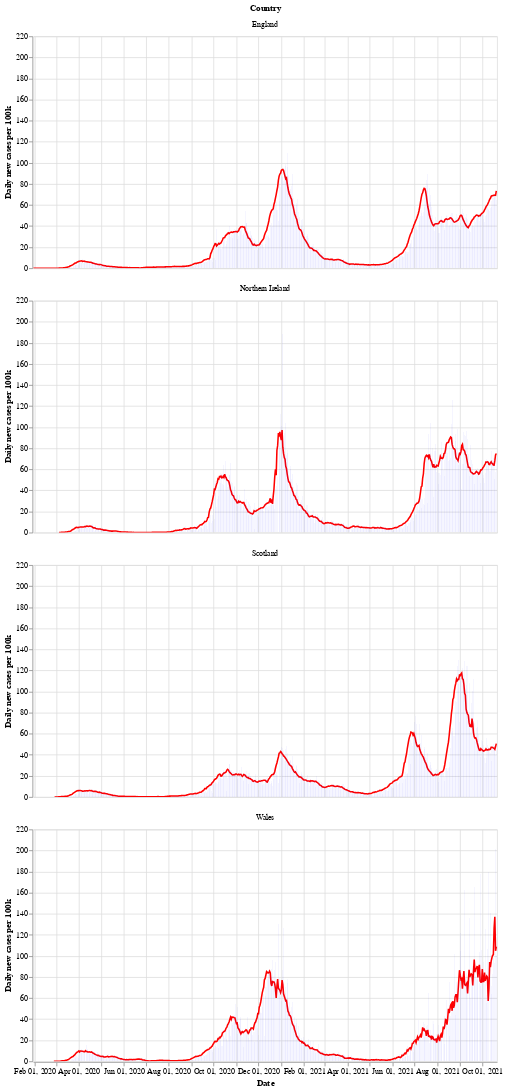

Here is the notebook cell this chart was saved with:
### Markdown cell above
Next is a bar chart of the number of new cases in each country (per 100k population), with the 7 day moving average of cases. Again we see that Wales saw a longer period of raising and falling cases compared to the other countries.

After a period of cases falling, each nation is now seeing a rise in the number of cases - especially in Wales.

### Code cell
# collapse
bars = alt.Chart(uk_cases).mark_bar().encode(
    x=alt.X("yearmonthdate(date):T", axis=alt.Axis(title='Date')),
    y=alt.Y("newCasesRate:Q", axis=alt.Axis(title='Daily new cases per 100k')),
    tooltip='newCasesRate',
    color=alt.condition(
        alt.datum.dailyChange > 0,
        alt.value("orange"),  # The positive color
        alt.value("blue")  # The negative color
    )
).properties(title='New cases per 100k population with rolling 7 day average', width=600).interactive()
line = alt.Chart(uk_cases).mark_line(
    color='red',
    size=2,
).transform_window(
    rolling_mean='mean(newCasesRate)',
    frame=[0, 7],
    groupby=['areaName']
).encode(
    x='yearmonthdate(date):T',
    y='rolling_mean:Q'
)
alt.layer(line, bars, data=uk_cases).facet(alt.Row('areaName', title='Country'), columns=1)

### Figure 1 — Vega-Lite specification as saved in the notebook (floating-point values rounded to 4 significant figures; data arrays with more than 128 entries replaced by an {"elided": "..."} marker saying what was removed)
{"config": {"view": {"continuousWidth": 400, "continuousHeight": 300}}, "data": {"name": "data-050a93c842a65df92e46a7d36fe6da97"}, "facet": {"type": "nominal", "field": "areaName", "title": "Country"}, "spec": {"layer": [{"mark": {"type": "line", "color": "red", "size": 2}, "encoding": {"x": {"type": "temporal", "field": "date", "timeUnit": "yearmonthdate"}, "y": {"type": "quantitative", "field": "rolling_mean"}}, "transform": [{"window": [{"op": "mean", "field": "newCasesRate", "as": "rolling_mean"}], "frame": [0, 7], "groupby": ["areaName"]}]}, {"mark": "bar", "encoding": {"color": {"condition": {"value": "orange", "test": "(datum.dailyChange > 0)"}, "value": "blue"}, "tooltip": {"type": "quantitative", "field": "newCasesRate"}, "x": {"type": "temporal", "axis": {"title": "Date"}, "field": "date", "timeUnit": "yearmonthdate"}, "y": {"type": "quantitative", "axis": {"title": "Daily new cases per 100k"}, "field": "newCasesRate"}}, "selection": {"selector002": {"type": "interval", "bind": "scales", "encodings": ["x", "y"]}}, "title": "New cases per 100k population with rolling 7 day average", "width": 600}]}, "columns": 1, "$schema": "https://vega.github.io/schema/vega-lite/v4.8.1.json", "datasets": {"data-050a93c842a65df92e46a7d36fe6da97": {"elided": "2428 records"}}}
